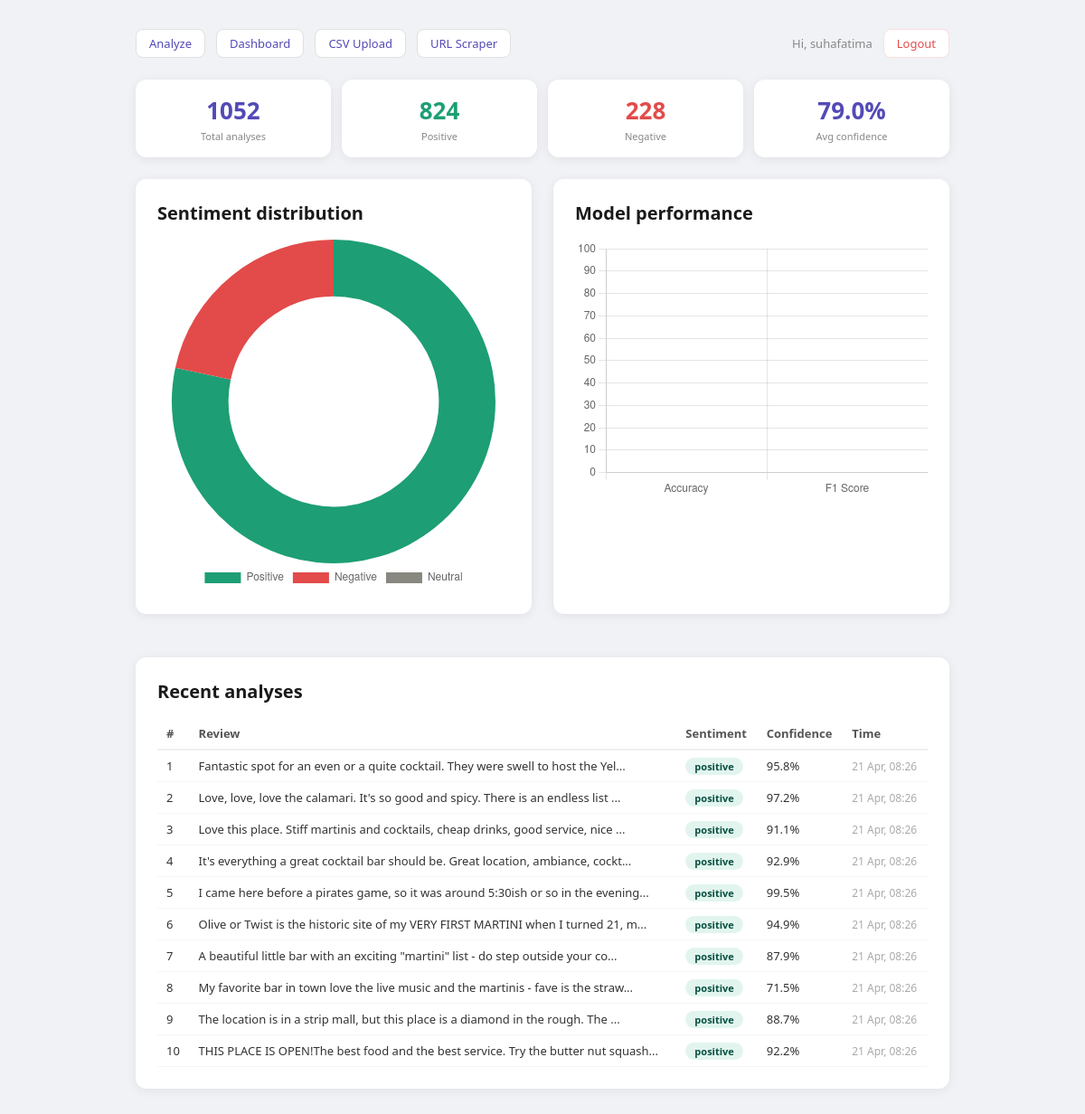
The page /dashboard (signed in) on the database its author committed.
### app.py (models this page shows)
class User(UserMixin, db.Model):
    id       = db.Column(db.Integer, primary_key=True)
    username = db.Column(db.String(80), unique=True, nullable=False)
    email    = db.Column(db.String(120), unique=True, nullable=False)
    password = db.Column(db.String(200), nullable=False)
    analyses = db.relationship('Analysis', backref='user', lazy=True)

class Analysis(db.Model):
    id         = db.Column(db.Integer, primary_key=True)
    text       = db.Column(db.Text, nullable=False)
    sentiment  = db.Column(db.String(20), nullable=False)
    confidence = db.Column(db.Float, nullable=False)
    created_at = db.Column(db.DateTime, default=datetime.utcnow)
    user_id    = db.Column(db.Integer, db.ForeignKey('user.id'), nullable=False)

### app.py (the view)
@app.route('/dashboard')
@login_required
def dashboard():
    all_analyses = Analysis.query.filter_by(user_id=current_user.id).all()
    total     = len(all_analyses)
    positive  = sum(1 for a in all_analyses if a.sentiment == 'positive')
    negative  = sum(1 for a in all_analyses if a.sentiment == 'negative')
    neutral   = sum(1 for a in all_analyses if a.sentiment == 'neutral')
    avg_conf  = round(sum(a.confidence for a in all_analyses) / total, 1) if total else 0
    recent    = Analysis.query.filter_by(user_id=current_user.id)\
                              .order_by(Analysis.created_at.desc()).limit(10).all()
    return render_template('dashboard.html',
                           total=total, positive=positive,
                           negative=negative, neutral=neutral,
                           avg_conf=avg_conf, recent=recent,
                           metadata=metadata)

### app.py (called while the page is built)
@login_manager.user_loader
def load_user(user_id):
    return User.query.get(int(user_id))

### templates/dashboard.html (shortened to what this page needs)
<!DOCTYPE html>
<html lang="en">
<head>
</head>
<body>
<div class="wrap">
  <nav>
    <a href="/">Analyze</a>
    <a href="/dashboard">Dashboard</a>
    <a href="/upload">CSV Upload</a>
    <a href="/scrape">URL Scraper</a>
    <span style="margin-left:auto;font-size:13px;color:#888">Hi, {{ current_user.username }}</span>
    <a href="/logout" style="color:#E24B4A;border-color:#fdd">Logout</a>
  </nav>
  <div class="stats">
    <div class="stat">
      <div class="val">{{ total }}</div>
      <div class="lbl">Total analyses</div>
    </div>
    <div class="stat">
      <div class="val" style="color:#1D9E75">{{ positive }}</div>
      <div class="lbl">Positive</div>
    </div>
    <div class="stat">
      <div class="val" style="color:#E24B4A">{{ negative }}</div>
      <div class="lbl">Negative</div>
    </div>
    <div class="stat">
      <div class="val">{{ avg_conf }}%</div>
      <div class="lbl">Avg confidence</div>
    </div>
  </div>
  {% if total > 0 %}
  <div class="charts">
    <div class="card">
      <h1>Sentiment distribution</h1>
      <canvas id="pieChart" height="220"></canvas>
    </div>
    <div class="card">
      <h1>Model performance</h1>
      <canvas id="barChart" height="220"></canvas>
    </div>
  </div>
  <div class="card">
    <h1>Recent analyses</h1>
    <table>
      <tr>
        <th>#</th>
        <th>Review</th>
        <th>Sentiment</th>
        <th>Confidence</th>
        <th>Time</th>
      </tr>
      {% for a in recent %}
      <tr>
        <td>{{ loop.index }}</td>
        <td>{{ a.text[:80] }}{% if a.text|length > 80 %}...{% endif %}</td>
        <td><span class="badge {{ a.sentiment }}">{{ a.sentiment }}</span></td>
        <td>{{ a.confidence }}%</td>
        <td style="color:#aaa;font-size:12px">{{ a.created_at.strftime('%d %b, %H:%M') }}</td>
      </tr>
      {% endfor %}
    </table>
  </div>
  <script>
    new Chart(document.getElementById('pieChart'), {
      type: 'doughnut',
      data: {
        labels: ['Positive', 'Negative', 'Neutral'],
        datasets: [{
          data: [{{ positive }}, {{ negative }}, {{ neutral }}],
          backgroundColor: ['#1D9E75', '#E24B4A', '#888780'],
          borderWidth: 0
        }]
      },
      options: {
        plugins: { legend: { position: 'bottom' } },
        cutout: '65%'
      }
    });
    new Chart(document.getElementById('barChart'), {
      type: 'bar',
      data: {
        labels: ['Accuracy', 'F1 Score'],
        datasets: [{
          label: 'Score %',
          data: [{{ metadata.accuracy }}, {{ metadata.f1_score }}],
          backgroundColor: ['#534AB7', '#1D9E75'],
          borderRadius: 6,
          borderWidth: 0
        }]
      },
      options: {
        scales: { y: { beginAtZero: true, max: 100 } },
        plugins: { legend: { display: false } }
      }
    });
  </script>
  {% endif %}
</div>
</body>
</html>

### templates/dashboard.html (style rules this page uses)
* { box-sizing:border-box;margin:0;padding:0 }
body { font-family:'Segoe UI',sans-serif;background:#f0f2f5;padding:2rem 1rem }
.wrap { max-width:900px;margin:0 auto }
nav { display:flex;gap:12px;margin-bottom:1.5rem;align-items:center }
nav a { font-size:13px;color:#534AB7;text-decoration:none;padding:6px 14px;border-radius:8px;border:1px solid #e0e0e0;background:white }
.card { background:white;border-radius:12px;padding:1.5rem;box-shadow:0 2px 12px rgba(0,0,0,0.07);margin-bottom:1.5rem }
h1 { font-size:20px;color:#1a1a1a;margin-bottom:1rem }
.stats { display:grid;grid-template-columns:repeat(4,1fr);gap:12px;margin-bottom:1.5rem }
.stat { background:white;border-radius:12px;padding:1rem;text-align:center;box-shadow:0 2px 12px rgba(0,0,0,0.07) }
.stat .val { font-size:26px;font-weight:700;color:#534AB7 }
.stat .lbl { font-size:11px;color:#888;margin-top:3px }
.charts { display:grid;grid-template-columns:1fr 1fr;gap:1.5rem;margin-bottom:1.5rem }
table { width:100%;border-collapse:collapse;font-size:13px }
th { text-align:left;padding:8px 10px;border-bottom:2px solid #f0f0f0;color:#555;font-weight:600 }
td { padding:8px 10px;border-bottom:1px solid #f5f5f5;color:#333 }
.badge { padding:2px 10px;border-radius:10px;font-size:11px;font-weight:600 }
.positive { background:#e1f5ee;color:#085041 }

### rows shown on the page
User: username "suhafatima"
Analysis: text "Fantastic spot for an even or a quite cocktail. They were swell to host the Yel", sentiment "positive", confidence "95.8", created_at "21 Apr, 08:26"
Analysis: text "Love, love, love the calamari. It's so good and spicy. There is an endless list", sentiment "positive", confidence "97.2", created_at "21 Apr, 08:26"
Analysis: text "Love this place. Stiff martinis and cocktails, cheap drinks, good service, nice", sentiment "positive", confidence "91.1", created_at "21 Apr, 08:26"
Analysis: text "It's everything a great cocktail bar should be. Great location, ambiance, cockt", sentiment "positive", confidence "92.9", created_at "21 Apr, 08:26"
Analysis: text "I came here before a pirates game, so it was around 5:30ish or so in the evening", sentiment "positive", confidence "99.5", created_at "21 Apr, 08:26"
Analysis: text "Olive or Twist is the historic site of my VERY FIRST MARTINI when I turned 21, m", sentiment "positive", confidence "94.9", created_at "21 Apr, 08:26"
Analysis: text "A beautiful little bar with an exciting \"martini\" list - do step outside your co", sentiment "positive", confidence "87.9", created_at "21 Apr, 08:26"
Analysis: text "My favorite bar in town love the live music and the martinis - fave is the straw", sentiment "positive", confidence "71.5", created_at "21 Apr, 08:26"
Analysis: text "The location is in a strip mall, but this place is a diamond in the rough. The", sentiment "positive", confidence "88.7", created_at "21 Apr, 08:26"
Analysis: text "THIS PLACE IS OPEN!The best food and the best service. Try the butter nut squash", sentiment "positive", confidence "92.2", created_at "21 Apr, 08:26"

### other values the page prints
{{ total }} "1052"
{{ positive }} "824"
{{ negative }} "228"
{{ avg_conf }} "79.0"
chart data {{ positive }} 824
chart data {{ negative }} 228
chart data {{ neutral }} 0
